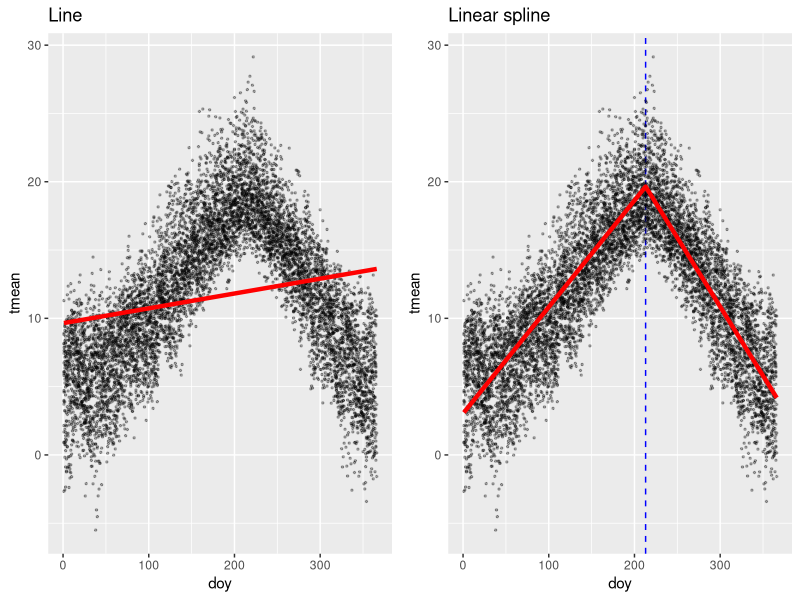
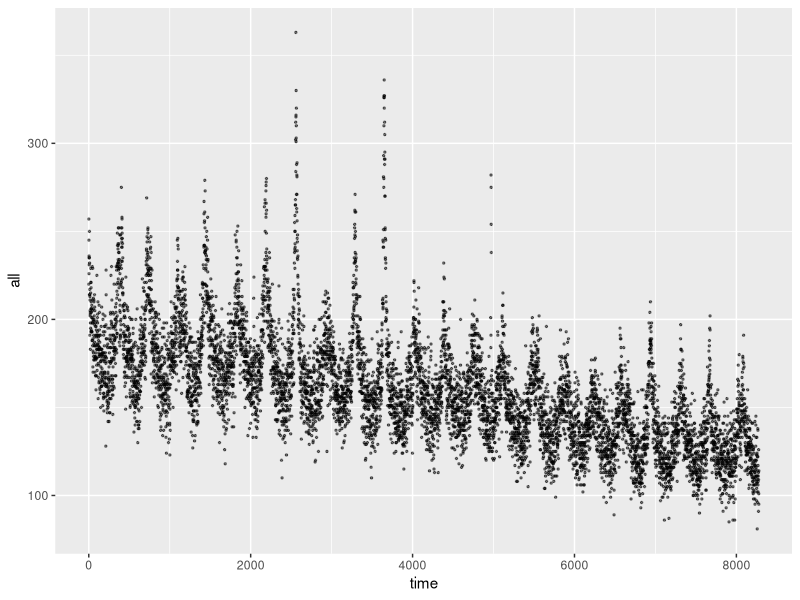
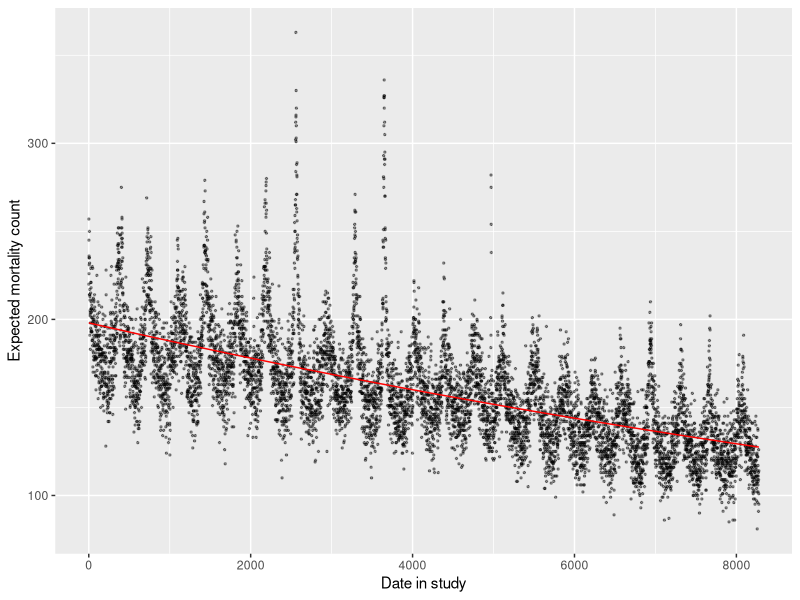
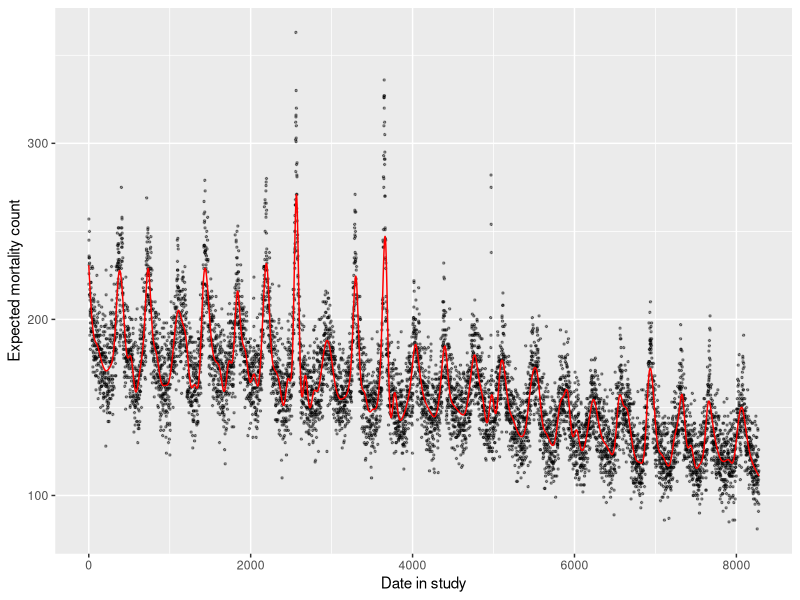
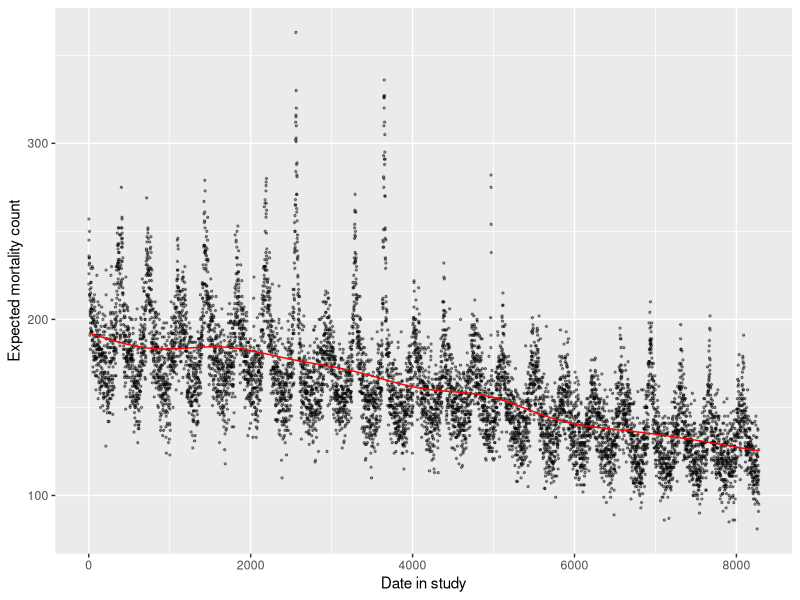
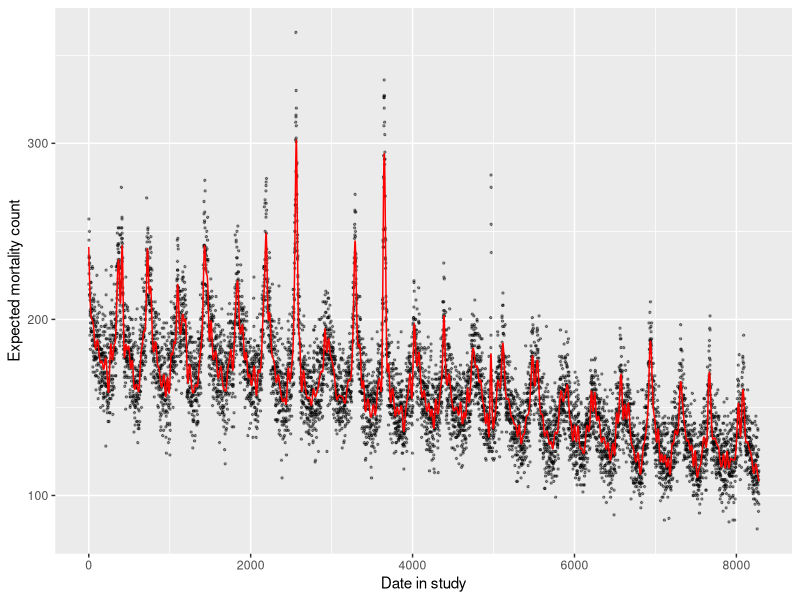
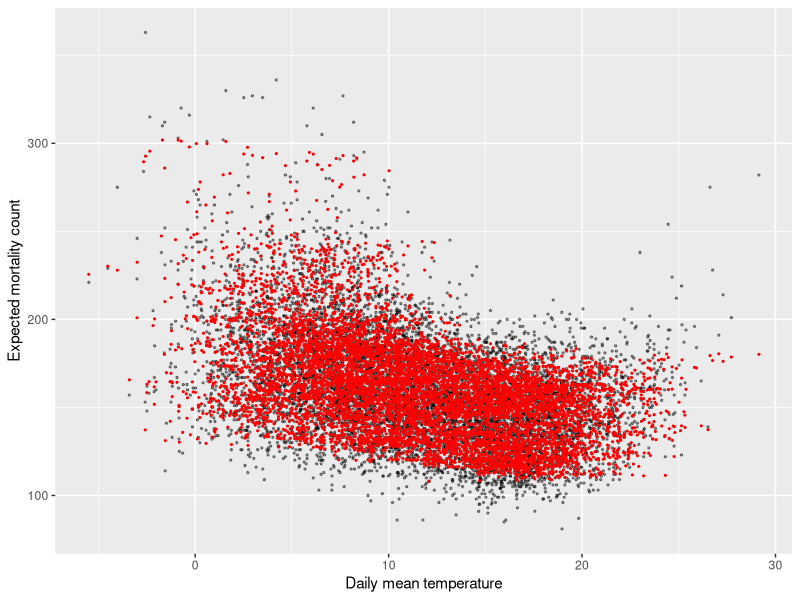

These charts were generated, in order, by the following R code:
## ---- chunk 1
# Load some packages that will likely be useful
library(tidyverse)
library(lubridate)
library(broom)
library(gridExtra)

# Load and clean the data
obs <- read_csv("data/lndn_obs.csv") %>% 
  mutate(dow = wday(date, label = TRUE))

mod_1 <- lm(tmean ~ doy, data = obs)

mod_1_plot <- mod_1 %>% 
  augment() %>% 
  ggplot() + 
  geom_point(aes(x = doy, y = tmean), 
             size = 0.5, alpha = 0.3) + 
  geom_line(aes(x = doy, y = .fitted), 
            color = "red", size = 1.5) + 
  ggtitle("Line")

mod_2 <- lm(tmean ~ doy + I((doy - 213) * (doy >= 213)), data = obs)
mod_2_plot <- mod_2 %>% 
  augment() %>% 
  ggplot() + 
  geom_vline(xintercept = 213, linetype = 2, color = "blue") + 
  geom_point(aes(x = doy, y = tmean), 
             size = 0.5, alpha = 0.3) + 
  geom_line(aes(x = doy, y = .fitted), 
            color = "red", size = 1.5) + 
  ggtitle("Linear spline")

grid.arrange(mod_1_plot, mod_2_plot, nrow = 1)
## ---- chunk 2
# Load some packages that will likely be useful
library(tidyverse)
library(viridis)
library(lubridate)
library(broom)

# Load and clean the data
obs <- read_csv("data/lndn_obs.csv") %>% 
  mutate(dow = wday(date, label = TRUE))
## ---- chunk 3
class(obs$date)
## ---- chunk 4
obs$date[1]
as.numeric(obs$date[1]) 
## ---- chunk 5
obs$date[2]
as.numeric(obs$date[2])
## ---- chunk 6
obs <- obs %>% 
  mutate(time = as.numeric(date) - first(as.numeric(date)))

obs %>% 
  select(date, time)
## ---- chunk 7
ggplot(obs, 
       aes(x = time, y = all)) +
  geom_point(size = 0.5, alpha = 0.5)
## ---- chunk 8
mod_time <- glm(all ~ time, 
                data = obs, family = "quasipoisson")
## ---- chunk 9
mod_time %>% 
  augment() %>% 
  ggplot(aes(x = time)) + 
  geom_point(aes(y = all), alpha = 0.4, size = 0.5) + 
  geom_line(aes(y = exp(.fitted)), color = "red") + 
  labs(x = "Date in study", y = "Expected mortality count") 
## ---- chunk 10
library(splines)
mod_time_nonlin <- glm(all ~ ns(time, df = 158), 
                       data = obs, family = "quasipoisson")
## ---- chunk 11
mod_time_nonlin %>% 
  augment() %>% 
  mutate(time = obs$time) %>% 
  ggplot(aes(x = time)) + 
  geom_point(aes(y = all), alpha = 0.4, size = 0.5) + 
  geom_line(aes(y = exp(.fitted)), color = "red") + 
  labs(x = "Date in study", y = "Expected mortality count") 
## ---- chunk 12
# A model with many less d.f. for the time spline
mod_time_nonlin_lowdf <- glm(all ~ ns(time, df = 10), 
                             data = obs, family = "quasipoisson")
mod_time_nonlin_lowdf %>% 
  augment() %>% 
  mutate(time = obs$time) %>% 
  ggplot(aes(x = time)) + 
  geom_point(aes(y = all), alpha = 0.4, size = 0.5) + 
  geom_line(aes(y = exp(.fitted)), color = "red") + 
  labs(x = "Date in study", y = "Expected mortality count") 
## ---- chunk 13
# A model with many more d.f. for the time spline
# (Takes a little while to run)
mod_time_nonlin_highdf <- glm(all ~ ns(time, df = 400), 
                             data = obs, family = "quasipoisson")
mod_time_nonlin_highdf %>% 
  augment() %>% 
  mutate(time = obs$time) %>% 
  ggplot(aes(x = time)) + 
  geom_point(aes(y = all), alpha = 0.4, size = 0.5) + 
  geom_line(aes(y = exp(.fitted)), color = "red") + 
  labs(x = "Date in study", y = "Expected mortality count") 
## ---- chunk 14
mod_time_nonlin_lowdf %>% 
  tidy()
## ---- chunk 15
mod_ctrl_dow <- glm(all ~ tmean + factor(dow, ordered = FALSE), 
                    data = obs, family = "quasipoisson")
## ---- chunk 16
mod_ctrl_dow_time <- glm(all ~ tmean + factor(dow, ordered = FALSE) +
                           ns(time, df = 158), 
                         data = obs, family = "quasipoisson")
## ---- chunk 17
mod_ctrl_dow %>% 
  tidy() %>% 
  filter(term == "tmean")
## ---- chunk 18
mod_ctrl_dow_time %>% 
  tidy() %>% 
  filter(term == "tmean")
## ---- chunk 19
mod_ctrl_nl_temp <- glm(all ~ ns(tmean, 4) + factor(dow, ordered = FALSE) +
                          ns(time, df = 158), 
                        data = obs, family = "quasipoisson")
## ---- chunk 20
mod_time_nonlin_highdf %>% 
  augment() %>% 
  mutate(tmean = obs$tmean) %>% 
  ggplot(aes(x = tmean)) + 
  geom_point(aes(y = all), alpha = 0.4, size = 0.5) + 
  geom_point(aes(y = exp(.fitted)), color = "red",  size = 0.4) + 
  labs(x = "Daily mean temperature", y = "Expected mortality count") 
